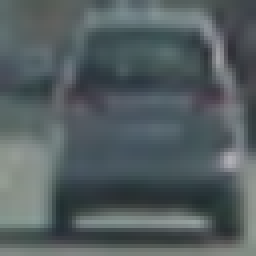
#> input picture images/vehicles/GTI_Far/image0007.png, 64 x 64 px (shown 4 times larger); its folder holds only this picture in this run; the run also reads 2 pictures not shown here
$ jupyter execute --allow-errors P5.ipynb   (shell and % lines are left out)   (older library calls are emulated)
#> lines starting #> are read from the running program, lines starting #| are printed output that depends on the picture
# Vehicle Detection Project

## 1. Perform a Histogram of Oriented Gradients (HOG) feature extraction on a labeled training set of images and train a classifier Linear SVM classifier

### 1.1 Histogram of Oriented Gradients (HOG) feature extraction

### 1.1.1 Data Exploration

[cell 1]
# data exploration

import matplotlib.image as mpimg
import matplotlib.pyplot as plt
import numpy as np
import cv2
import glob

cars = glob.glob('images/vehicles/**/*.png')
notcars = glob.glob('images/non-vehicles/**/*.png')

# Define a function to return some characteristics of the dataset
def data_look(car_list, notcar_list):
    data_dict = {}
    # Define a key in data_dict "n_cars" and store the number of car images
    data_dict["n_cars"] = len(car_list)
    # Define a key "n_notcars" and store the number of notcar images
    data_dict["n_notcars"] = len(notcar_list)
    # Read in a test image, either car or notcar
    # Define a key "image_shape" and store the test image shape 3-tuple
    image = mpimg.imread(car_list[0])
#> image is the input picture: shape (64, 64, 3) float32; mean R, G, B 0.328, 0.368, 0.378
    data_dict["image_shape"] = image.shape
    # Define a key "data_type" and store the data type of the test image.
    data_dict["data_type"] = image.dtype
    # Return data_dict
    return data_dict

data_info = data_look(cars, notcars)

print('Your function returned a count of',
      data_info["n_cars"], ' cars and',
      data_info["n_notcars"], ' non-cars')
#| Your function returned a count of 2  cars and 0  non-cars
print('of size: ',data_info["image_shape"], ' and data type:',
      data_info["data_type"])
#| of size:  (64, 64, 3)  and data type: float32
# Just for fun choose random car / not-car indices and plot example images
car_ind = np.random.randint(0, len(cars))
#> (the rest of this cell did not finish here and is left out)

### 1.1.2 scikit-image HOG implementation

The scikit-image [hog( ) function](http://scikit-image.org/docs/dev/api/skimage.feature.html?highlight=feature%20hog#skimage.feature.hog) takes in **a single color channel** or **grayscaled image** as input, as well as various parameters. These parameters include **orientations**, **pixels_per_cell** and **cells_per_block**. [Example](http://scikit-image.org/docs/dev/auto_examples/features_detection/plot_hog.html) of hog( ) function.

The number of **orientations** is specified as an integer, and represents the number of orientation bins that the gradient information will be split up into in the histogram. Typical values are between 6 and 12 bins.

The **pixels_per_cell** parameter specifies the cell size over which each gradient histogram is computed. This paramater is passed as a 2-tuple so you could have different cell sizes in x and y, but cells are commonly chosen to be square.

The **cells_per_block** parameter is also passed as a 2-tuple, and specifies the local area over which the histogram counts in a given cell will be normalized. Block normalization is not necessarily required, but generally leads to a more robust feature set.

There is another optional power law or "gamma" normalization scheme set by the flag **transform_sqrt**. This type of normalization may help reduce the effects of shadows or other illumination variation, but will cause an error if your image contains negative values (because it's taking the square root of image values).

[cell 2]
from skimage.feature import hog

# Define a function to return HOG features and visualization
def get_hog_features(img, orient, pix_per_cell, cell_per_block,
                        vis=False, feature_vec=True):
    # Call with two outputs if vis==True
    if vis == True:
        features, hog_image = hog(img, orientations=orient, pixels_per_cell=(pix_per_cell, pix_per_cell),
                                  cells_per_block=(cell_per_block, cell_per_block), transform_sqrt=True,
                                  visualise=vis, feature_vector=feature_vec)
        return features, hog_image
    # Otherwise call with one output
    else:
        features = hog(img, orientations=orient, pixels_per_cell=(pix_per_cell, pix_per_cell),
                       cells_per_block=(cell_per_block, cell_per_block), transform_sqrt=True,
                       visualise=vis, feature_vector=feature_vec)
        return features

# Generate a random index to look at a car image
ind = np.random.randint(0, len(cars))
# Read in the image
image = mpimg.imread(cars[ind])
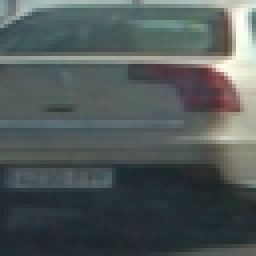
#> input picture images/vehicles/GTI_Left/image0040.png, 64 x 64 px (shown 4 times larger)
#> image is the input picture: shape (64, 64, 3) float32; mean R, G, B 0.318, 0.351, 0.348
gray = cv2.cvtColor(image, cv2.COLOR_RGB2GRAY)
# Define HOG parameters
orient = 9
pix_per_cell = 8
cell_per_block = 2
# Call our function with vis=True to see an image output
features, hog_image = get_hog_features(gray, orient, pix_per_cell, cell_per_block, vis=True, feature_vec=False)
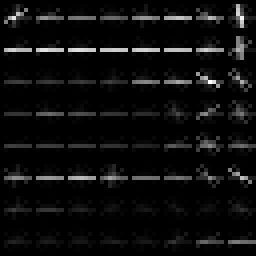
#> hog_image: shape (64, 64) float32 (shown 4 times larger); min 0, max 0.107, mean 0.00562; drawn with min black and max white

# Plot the examples
fig = plt.figure()
plt.subplot(121)
plt.imshow(image, cmap='gray')
plt.title('Example Car Image')
plt.subplot(122)
plt.imshow(hog_image, cmap='gray')
plt.title('HOG Visualization')
plt.show()
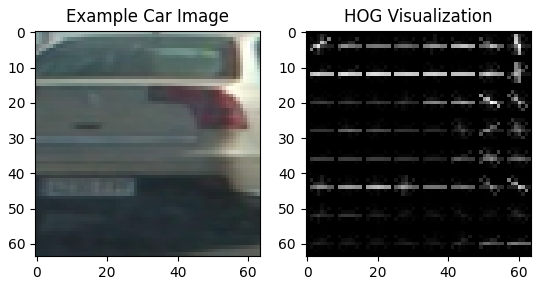
#> figure drawn by matplotlib, 2 panels

#> (a cell that did not finish here is left out)

### 1.2 Train a Linear SVM classifier with the HOG features

### 1.2.1 Combine and Normalize Features

[cell 4]
import numpy as np
import cv2
import matplotlib.pyplot as plt
import matplotlib.image as mpimg
from sklearn.preprocessing import StandardScaler
import glob

# Define a function to compute binned color features
def bin_spatial(img, size=(32, 32)):
    # Use cv2.resize().ravel() to create the feature vector
    features = cv2.resize(img, size).ravel()
    # Return the feature vector
    return features

# Define a function to compute color histogram features
def color_hist(img, nbins=32, bins_range=(0, 256)):
    # Compute the histogram of the color channels separately
    channel1_hist = np.histogram(img[:,:,0], bins=nbins, range=bins_range)
    channel2_hist = np.histogram(img[:,:,1], bins=nbins, range=bins_range)
    channel3_hist = np.histogram(img[:,:,2], bins=nbins, range=bins_range)
    # Concatenate the histograms into a single feature vector
    hist_features = np.concatenate((channel1_hist[0], channel2_hist[0], channel3_hist[0]))
    # Return the individual histograms, bin_centers and feature vector
    return hist_features

# Define a function to extract features from a list of images
# Have this function call bin_spatial() and color_hist()
def extract_features(imgs, color_space='RGB', spatial_size=(32, 32),
                        hist_bins=32, orient=9,
                        pix_per_cell=8, cell_per_block=2, hog_channel=0,
                        spatial_feat=True, hist_feat=True, hog_feat=True):
    # Create a list to append feature vectors to
    features = []
    # Iterate through the list of images
    for file in imgs:
        file_features = []
        # Read in each one by one
        image = mpimg.imread(file)
        # apply color conversion if other than 'RGB'
        if color_space != 'RGB':
            if color_space == 'HSV':
                feature_image = cv2.cvtColor(image, cv2.COLOR_RGB2HSV)
            elif color_space == 'LUV':
                feature_image = cv2.cvtColor(image, cv2.COLOR_RGB2LUV)
            elif color_space == 'HLS':
                feature_image = cv2.cvtColor(image, cv2.COLOR_RGB2HLS)
            elif color_space == 'YUV':
                feature_image = cv2.cvtColor(image, cv2.COLOR_RGB2YUV)
            elif color_space == 'YCrCb':
                feature_image = cv2.cvtColor(image, cv2.COLOR_RGB2YCrCb)
        else: feature_image = np.copy(image)

        if spatial_feat == True:
            spatial_features = bin_spatial(feature_image, size=spatial_size)
            file_features.append(spatial_features)
        if hist_feat == True:
            # Apply color_hist()
            hist_features = color_hist(feature_image, nbins=hist_bins)
            file_features.append(hist_features)
        if hog_feat == True:
        # Call get_hog_features() with vis=False, feature_vec=True
            if hog_channel == 'ALL':
                hog_features = []
                for channel in range(feature_image.shape[2]):
                    hog_features.append(get_hog_features(feature_image[:,:,channel],
                                        orient, pix_per_cell, cell_per_block,
                                        vis=False, feature_vec=True))
                hog_features = np.ravel(hog_features)
            else:
                hog_features = get_hog_features(feature_image[:,:,hog_channel], orient,
                            pix_per_cell, cell_per_block, vis=False, feature_vec=True)
            # Append the new feature vector to the features list
            file_features.append(hog_features)
        features.append(np.concatenate(file_features))
    # Return list of feature vectors
    return features

### Tweak these parameters and see how the results change.
color_space = 'YCrCb' # Can be RGB, HSV, LUV, HLS, YUV, YCrCb
orient = 9  # HOG orientations
pix_per_cell = 8 # HOG pixels per cell
cell_per_block = 2 # HOG cells per block
hog_channel = 'ALL' # Can be 0, 1, 2, or "ALL"
spatial_size = (32, 32) # Spatial binning dimensions
hist_bins = 32    # Number of histogram bins
spatial_feat = True # Spatial features on or off
hist_feat = True # Histogram features on or off
hog_feat = True # HOG features on or off

car_features = extract_features(cars, color_space=color_space,
                        spatial_size=spatial_size, hist_bins=hist_bins,
                        orient=orient, pix_per_cell=pix_per_cell,
                        cell_per_block=cell_per_block,
                        hog_channel=hog_channel, spatial_feat=spatial_feat,
                        hist_feat=hist_feat, hog_feat=hog_feat)
#> in bin_spatial, `features = cv2.resize(img, size).ravel()`: features = 3072 values, max 0.648 at index 2004, min 0.172 at index 2475, mean 0.449
#> in extract_features, `spatial_features = bin_spatial(feature_image, size=spatial_size)`: spatial_features has the same summary as features in bin_spatial
#> in color_hist, `hist_features = np.concatenate((channel1_hist[0], channel2_hist[0], ch..`: hist_features = 96 values, max 4096 at index 0, min 0 at index 1, mean 128
#> after the loop in extract_features, `for channel in range(feature_image.shape[2]):`: hog_features = 3 items
#> in extract_features, `hog_features = np.ravel(hog_features)`: hog_features = 5292 values, max 0.499 at index 1624, min 0 at index 2, mean 0.127
#> car_features = 2 items
notcar_features = extract_features(notcars, color_space=color_space,
                        spatial_size=spatial_size, hist_bins=hist_bins,
                        orient=orient, pix_per_cell=pix_per_cell,
                        cell_per_block=cell_per_block,
                        hog_channel=hog_channel, spatial_feat=spatial_feat,
                        hist_feat=hist_feat, hog_feat=hog_feat)


#> (the rest of this cell did not finish here and is left out)

### 1.2.2 HOG Classify

[cell 5]
import matplotlib.image as mpimg
import matplotlib.pyplot as plt
import numpy as np
import cv2
import glob
import time
from sklearn.svm import LinearSVC
from sklearn.preprocessing import StandardScaler
from skimage.feature import hog

from sklearn.model_selection import train_test_split


### Tweak these parameters and see how the results change.

color_space = 'YCrCb' # Can be RGB, HSV, LUV, HLS, YUV, YCrCb
orient = 9  # HOG orientations
pix_per_cell = 8 # HOG pixels per cell
cell_per_block = 2 # HOG cells per block
hog_channel = 'ALL' # Can be 0, 1, 2, or "ALL"
spatial_size = (32, 32) # Spatial binning dimensions
hist_bins = 32    # Number of histogram bins
spatial_feat = True # Spatial features on or off
hist_feat = True # Histogram features on or off
hog_feat = True # HOG features on or off


t=time.time()
car_features = extract_features(cars, color_space=color_space,
                        spatial_size=spatial_size, hist_bins=hist_bins,
                        orient=orient, pix_per_cell=pix_per_cell,
                        cell_per_block=cell_per_block,
                        hog_channel=hog_channel, spatial_feat=spatial_feat,
                        hist_feat=hist_feat, hog_feat=hog_feat)
notcar_features = extract_features(notcars, color_space=color_space,
                        spatial_size=spatial_size, hist_bins=hist_bins,
                        orient=orient, pix_per_cell=pix_per_cell,
                        cell_per_block=cell_per_block,
                        hog_channel=hog_channel, spatial_feat=spatial_feat,
                        hist_feat=hist_feat, hog_feat=hog_feat)
t2 = time.time()
print(round(t2-t, 2), 'Seconds to extract HOG features...')

# Features scaled to zero mean and unit variance before training the classifier.
# Create an array stack of feature vectors
#> (the rest of this cell did not finish here and is left out)

## 2. Sliding Window Search

### 2.1 Sliding Window Implementation

[cell 6]
import numpy as np
import cv2
import matplotlib.pyplot as plt
import matplotlib.image as mpimg

image = mpimg.imread('bbox-example-image.jpg')
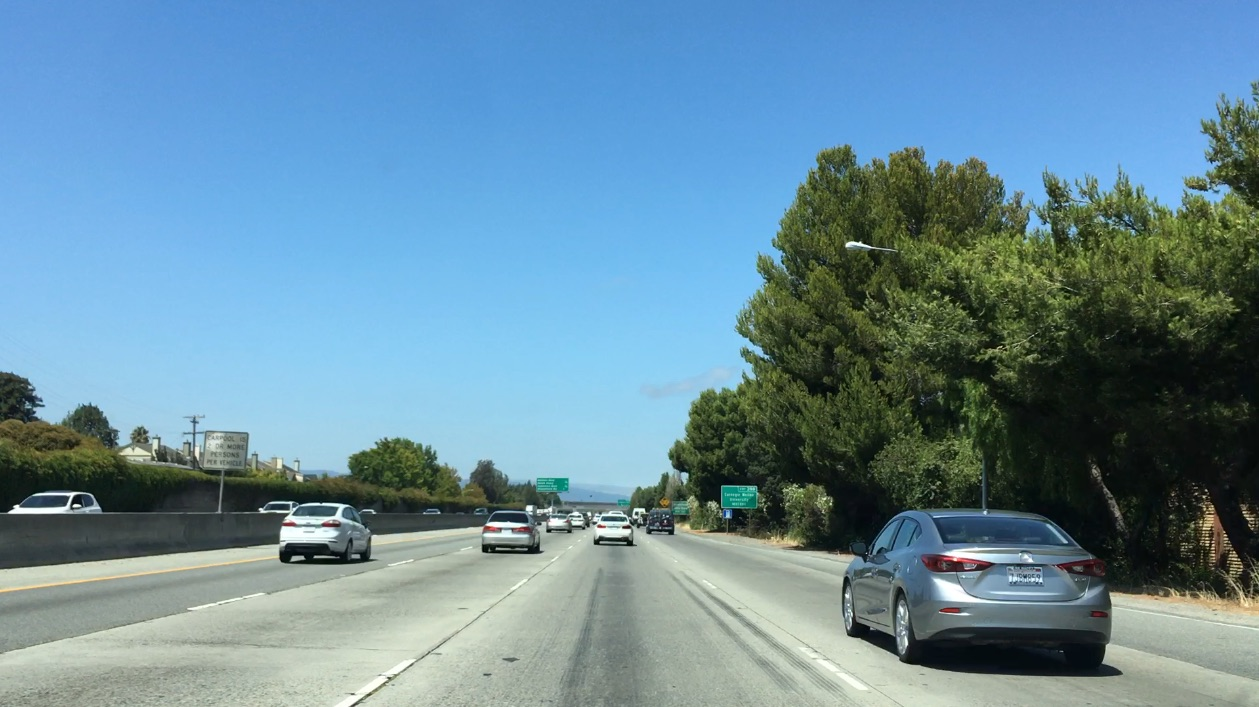
#> input picture bbox-example-image.jpg, 1259 x 707 px
#> image is the input picture: shape (707, 1259, 3); mean R, G, B 104.8, 141, 158.4

# Here is the draw_boxes function from the previous exercise
def draw_boxes(img, bboxes, color=(0, 0, 255), thick=6):
    # Make a copy of the image
    imcopy = np.copy(img)
    # Iterate through the bounding boxes
    for bbox in bboxes:
        # Draw a rectangle given bbox coordinates
        cv2.rectangle(imcopy, bbox[0], bbox[1], color, thick)
    # Return the image copy with boxes drawn
    return imcopy


# Define a function that takes an image,
# start and stop positions in both x and y,
# window size (x and y dimensions),
# and overlap fraction (for both x and y)
def slide_window(img, x_start_stop=[None, None], y_start_stop=[None, None],
                    xy_window=(64, 64), xy_overlap=(0.5, 0.5)):
    # If x and/or y start/stop positions not defined, set to image size
    if x_start_stop[0] == None:
        x_start_stop[0] = 0
    if x_start_stop[1] == None:
        x_start_stop[1] = img.shape[1]
    if y_start_stop[0] == None:
        y_start_stop[0] = 0
    if y_start_stop[1] == None:
        y_start_stop[1] = img.shape[0]
    # Compute the span of the region to be searched
    xspan = x_start_stop[1] - x_start_stop[0]
    yspan = y_start_stop[1] - y_start_stop[0]
    # Compute the number of pixels per step in x/y
    nx_pix_per_step = np.int(xy_window[0]*(1 - xy_overlap[0]))
    ny_pix_per_step = np.int(xy_window[1]*(1 - xy_overlap[1]))
    # Compute the number of windows in x/y
    nx_buffer = np.int(xy_window[0]*(xy_overlap[0]))
    ny_buffer = np.int(xy_window[1]*(xy_overlap[1]))
    nx_windows = np.int((xspan-nx_buffer)/nx_pix_per_step)
    ny_windows = np.int((yspan-ny_buffer)/ny_pix_per_step)
    # Initialize a list to append window positions to
    window_list = []
    # Loop through finding x and y window positions
    # Note: you could vectorize this step, but in practice
    # you'll be considering windows one by one with your
    # classifier, so looping makes sense
    for ys in range(ny_windows):
        for xs in range(nx_windows):
            # Calculate window position
            startx = xs*nx_pix_per_step + x_start_stop[0]
            endx = startx + xy_window[0]
            starty = ys*ny_pix_per_step + y_start_stop[0]
            endy = starty + xy_window[1]

            # Append window position to list
            window_list.append(((startx, starty), (endx, endy)))
    # Return the list of windows
    return window_list

windows = slide_window(image, x_start_stop=[None, None], y_start_stop=[None, None],
                    xy_window=(64, 64), xy_overlap=(0.5, 0.5))
#> windows = 798 items

window_img = draw_boxes(image, windows, color=(0, 0, 255), thick=6)
#> the loop in draw_boxes, `for bbox in bboxes:` made 798 passes
#> bbox on passes 1 to 3: ((0, 0), (64, 64)), ((32, 0), (96, 64)), ((64, 0), (128, 64))
#> after the loop in draw_boxes, `for bbox in bboxes:`:
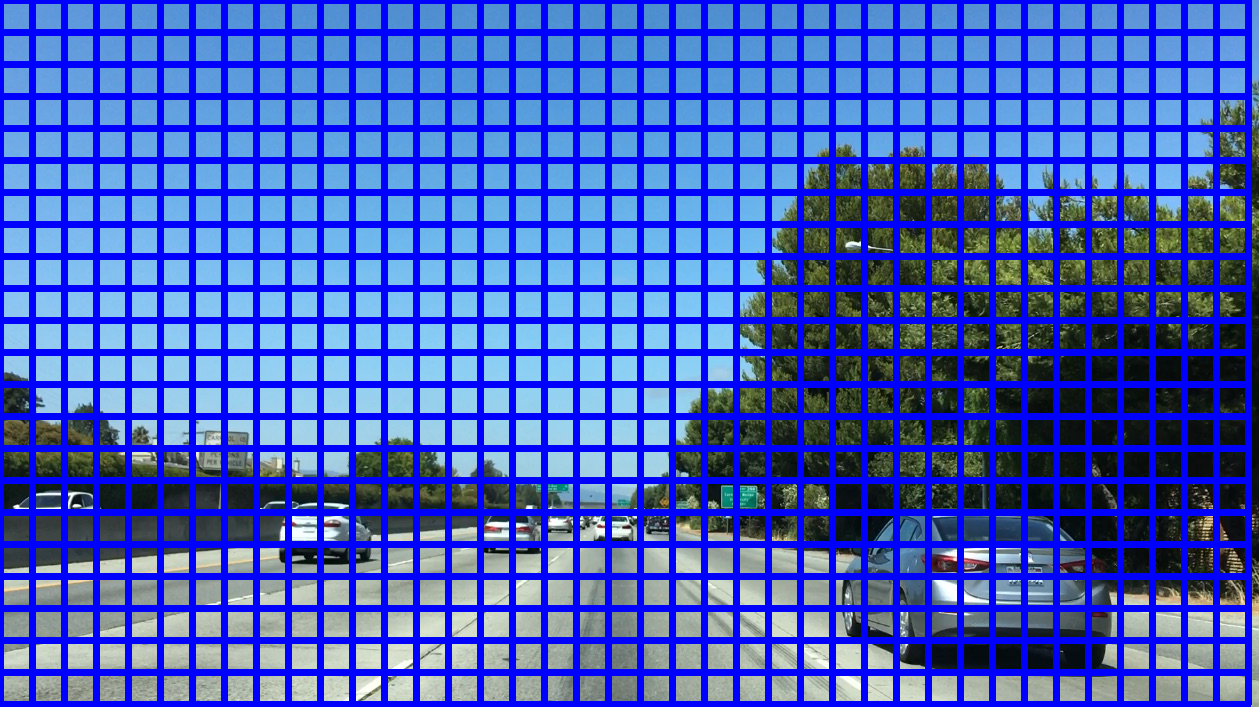
#> imcopy: shape (707, 1259, 3); mean R, G, B 63.7, 85.7, 196.3
#> (the rest of the program and of its run is left out)
